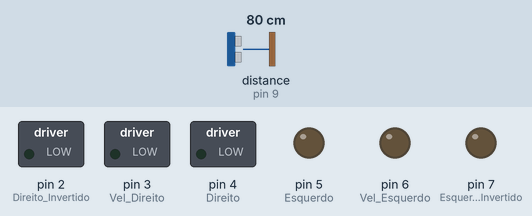
The sketch below on a simulated Arduino Uno, built with avr-gcc and run on an emulated ATmega328P. Parts: switched loads named in the sketch (green lamp = pin HIGH), output pins drawn as LEDs (lit = HIGH). The inputs (shaded band) are chosen by the test bench; at power-on: distance to the obstacle (sensor on pin 9) 80 cm. At 1.3 s the program stops and its outputs stay as they are.

Above: at 1.2 s.
1.3 s: distance to the obstacle (sensor on pin 9) set to 2 cm
At 2.1 s:
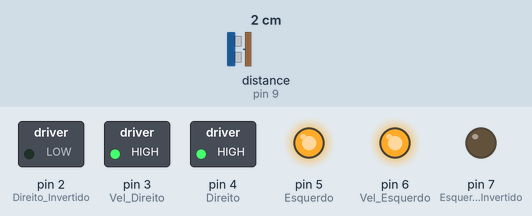
Timing chart, 0 to 2.8 s (numbered marks = the images above; inputs shaded):
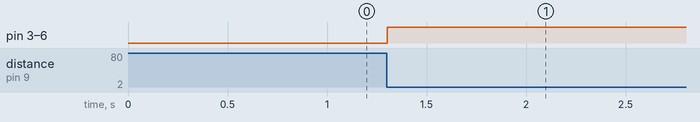

Measured:
- after the input at 1.3 s, pin 3 (Vel_Direito), pin 4 (Direito), pin 5 (Esquerdo), pin 6 (Vel_Esquerdo): LOW → HIGH at once

The sketch:

SUMOBOT-SEXTA_FEIRA.ino
```cpp
/*
======================================================================================
SUMOBOT-SEXTA_FEIRA
======================================================================================
BIBLIOTECAS:
====================================================================================== */
#include <HCSR04.h>

/*
======================================================================================
MAPEAMENTO DE HARDWARE:
====================================================================================== */
//Motor do Lado Direito
#define Direito 4
#define Direito_Invertido 2
#define Vel_Direito 3 //Precisa ser PWM

//Motor do Lado Esquerdo
#define Esquerdo 5
#define Esquerdo_Invertido 7
#define Vel_Esquerdo 6 //Precisa ser PWM

//Sensor de Linha
#define Extrema_Direita A0
#define Extrema_Esquerda A2
#define Meio A1

//Sensor Ultrassônico
UltraSonicDistanceSensor distanceSensor (8,9);

/*
======================================================================================
CONSTANTES:
====================================================================================== */
//Velocidade Compensa
#define Compensa_Direito 0
#define Compensa_Esquerdo 0

//Delay de Curva
#define Tempo_Curva 0

//Velocidades
#define Velocidade_Frente 150
#define Velocidade_Reverso 150

//Corte dos Sensor de Linha
#define Corte_Direito 200
#define Corte_Esquerdo 200
#define Corte_Meio 0

/*
======================================================================================
VARIÁVEIS:
====================================================================================== */
int distancia;

/*
======================================================================================
CONFIGURAÇÃO:
====================================================================================== */
void setup() {

//Pinos dos Motores
pinMode(Direito,OUTPUT);
pinMode(Direito_Invertido,OUTPUT);
pinMode(Vel_Direito,OUTPUT);
pinMode(Esquerdo,OUTPUT);
pinMode(Esquerdo_Invertido,OUTPUT);
pinMode(Vel_Esquerdo,OUTPUT);

//Pinos dos Sensor de Linha
pinMode(Extrema_Direita,INPUT);
pinMode(Extrema_Esquerda,INPUT);

Serial.begin(9600);

}

/*
======================================================================================
PROGRAMAÇÃO:
====================================================================================== */
void loop() {

distancia = distanceSensor.measureDistanceCm();
//dentro do parênteses precisa colocar a velocidade desejada de 0 a 25
  if (distancia < 30 and distancia >= 0) {
while(true){
frente(255);
}
}
}


/*
======================================================================================
DIREÇÕES:
====================================================================================== */
//FRENTE
void frente(int velocidade){
if (velocidade>255) {
  velocidade = 255; }
if ((velocidade+Compensa_Direito)>255) {
  velocidade = 255-Compensa_Direito; }
if ((velocidade+Compensa_Esquerdo>255)) {
  velocidade = 255-Compensa_Esquerdo; }
digitalWrite(Direito,HIGH);
digitalWrite(Esquerdo,HIGH);
analogWrite(Vel_Direito,velocidade+Compensa_Direito);
analogWrite(Vel_Esquerdo,velocidade+Compensa_Esquerdo);
digitalWrite(Direito_Invertido,LOW);
digitalWrite(Esquerdo_Invertido,LOW); }

//RÉ
void tras(int velocidade){
if (velocidade>255) {
  velocidade = 255; }
if ((velocidade+Compensa_Direito)>255) {
  velocidade = 255-Compensa_Direito; }
if ((velocidade+Compensa_Esquerdo>255)) {
  velocidade = 255-Compensa_Esquerdo; }
digitalWrite(Direito,LOW);
digitalWrite(Esquerdo,LOW);
analogWrite(Vel_Direito,velocidade+Compensa_Direito);
analogWrite(Vel_Esquerdo,velocidade+Compensa_Esquerdo);
digitalWrite(Direito_Invertido,HIGH);
digitalWrite(Esquerdo_Invertido,HIGH); }

//PARA
void para(){
digitalWrite(Direito,LOW);
digitalWrite(Esquerdo,LOW);
analogWrite(Vel_Direito,0);
analogWrite(Vel_Esquerdo,0);
digitalWrite(Direito_Invertido,LOW);
digitalWrite(Esquerdo_Invertido,LOW); }

//DIREITA
void direita(){
digitalWrite(Direito,LOW);
digitalWrite(Esquerdo,LOW);
analogWrite(Vel_Direito,Velocidade_Frente+Compensa_Direito);
analogWrite(Vel_Esquerdo,Velocidade_Frente+Compensa_Esquerdo);
digitalWrite(Direito_Invertido,HIGH);
digitalWrite(Esquerdo_Invertido,LOW); }

//ESQUERDA
void esquerda(){
digitalWrite(Direito,LOW);
digitalWrite(Esquerdo,LOW);
analogWrite(Vel_Direito,Velocidade_Frente+Compensa_Direito);
analogWrite(Vel_Esquerdo,Velocidade_Frente+Compensa_Esquerdo);
digitalWrite(Direito_Invertido,LOW);
digitalWrite(Esquerdo_Invertido,HIGH); }

//GIRAR_DIREITA
void girar_direita(){
digitalWrite(Direito,LOW);
digitalWrite(Esquerdo,HIGH);
analogWrite(Vel_Direito,Velocidade_Frente+Compensa_Direito);
analogWrite(Vel_Esquerdo,Velocidade_Frente+Compensa_Esquerdo);
digitalWrite(Direito_Invertido,HIGH);
digitalWrite(Esquerdo_Invertido,LOW); }

//GIRAR_ESQUERDA
void girar_esquerda(){
digitalWrite(Direito,HIGH);
digitalWrite(Esquerdo,LOW);
analogWrite(Vel_Direito,Velocidade_Frente+Compensa_Direito);
analogWrite(Vel_Esquerdo,Velocidade_Frente+Compensa_Esquerdo);
digitalWrite(Direito_Invertido,LOW);
digitalWrite(Esquerdo_Invertido,HIGH); }

//RÉ_DIREITA
void tras_direita(){
digitalWrite(Direito,HIGH);
digitalWrite(Esquerdo,LOW);
analogWrite(Vel_Direito,Velocidade_Reverso+Compensa_Direito);
analogWrite(Vel_Esquerdo,Velocidade_Reverso+Compensa_Esquerdo);
digitalWrite(Direito_Invertido,LOW);
digitalWrite(Esquerdo_Invertido,HIGH); }

//RÉ_ESQUERDA
void tras_esquerda(){
digitalWrite(Direito,LOW);
digitalWrite(Esquerdo,HIGH);
analogWrite(Vel_Direito,Velocidade_Reverso+Compensa_Direito);
analogWrite(Vel_Esquerdo,Velocidade_Reverso+Compensa_Esquerdo);
digitalWrite(Direito_Invertido,HIGH);
digitalWrite(Esquerdo_Invertido,LOW); }
```
